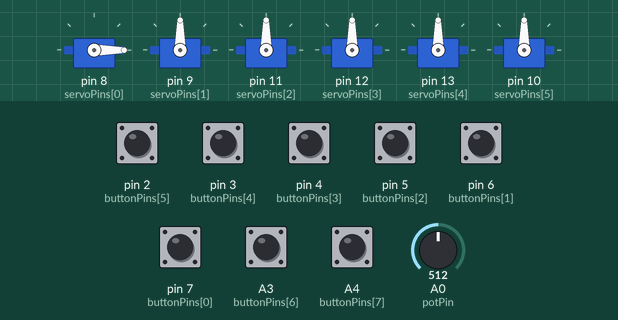
This sketch was run on a simulated Arduino Uno, built with avr-gcc and run on an emulated ATmega328P. Parts: 6 × servo. The test bench sets the inputs (shaded band); at power-on: A3 (buttonPins[6]), A4 (buttonPins[7]), pin 2 (buttonPins[5]), pin 3 (buttonPins[4]), pin 4 (buttonPins[3]), pin 5 (buttonPins[2]), pin 6 (buttonPins[1]), pin 7 (buttonPins[0]) LOW, A0 (potPin) = 512.

Above: at 1.2 s.
1.3 s: pin 2 (buttonPins[5]) pulled HIGH for 1 s
At 3.1 s:
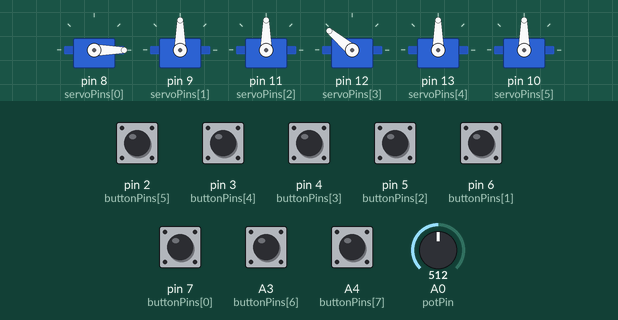
3.8 s: pin 6 (buttonPins[1]) pulled HIGH for 1 s
At 5.9 s:
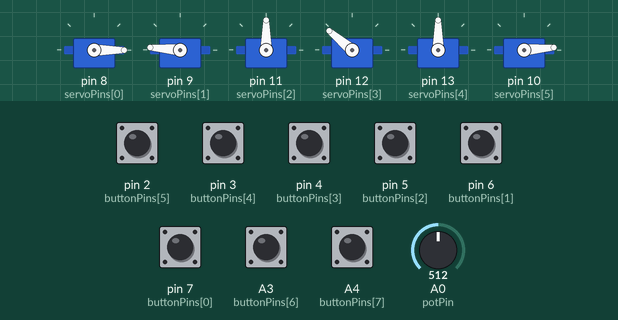
6.3 s: A3 (buttonPins[6]) pulled HIGH for 1 s
At 8.2 s:
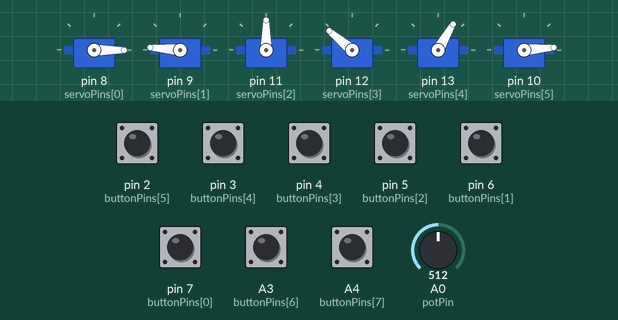
8.8 s: A0 (potPin) set to 716
At 10.0 s:
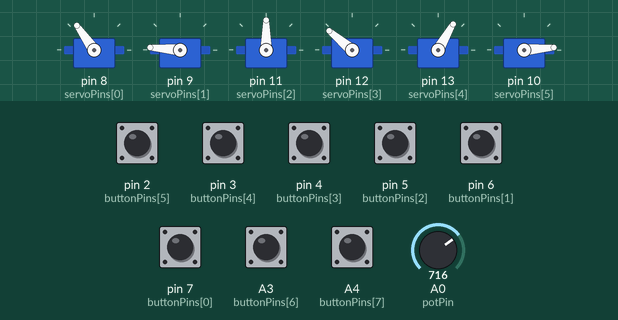
10.3 s: pin 3 (buttonPins[4]) pulled HIGH for 0.15 s
At 11.6 s:
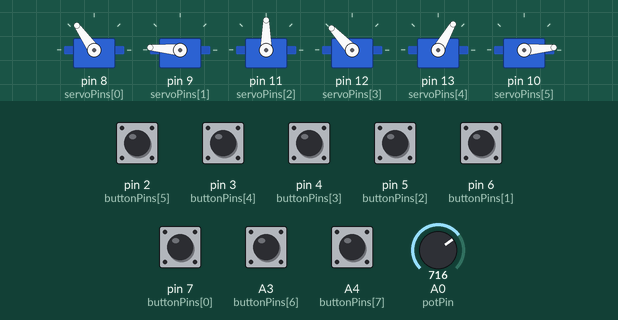
11.9 s: pin 4 (buttonPins[3]) pulled HIGH for 1 s
At 14.2 s:
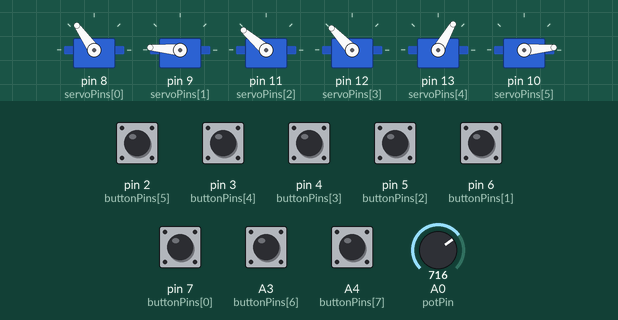
Timing chart, 0 to 15.4 s (numbered marks = the images above; inputs shaded):
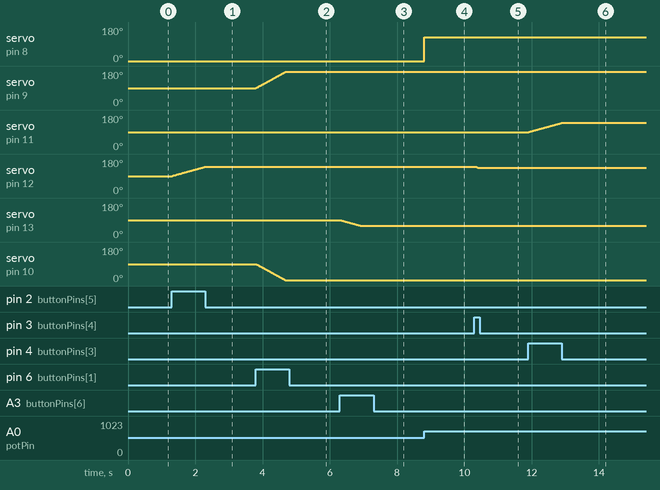

The sketch:

robotic_arm_servo_array_v1.ino
```cpp
#include <Servo.h>

const int Delay = 10;
const int potPin = A0;
int potState, potStatePrev;

// Servo setup
Servo servos[6];
int positions[6] = {0, 90, 90, 90, 90, 120};  // base, lower, mid, upper, grip

// Servo pin assignments
const int servoPins[6] = {8, 9, 11, 12, 13, 10}; // last one (10) used for lower2 mirror

// Button pins: {down1, up1, down2, up2, ...}
const int buttonPins[8] = {7, 6, 5, 4, 3, 2, A3, A4};

// Helper to read all buttons
int buttonStates[8];

void setup() {
  for (int i = 0; i < 8; i++) pinMode(buttonPins[i], INPUT);

  // Attach servos
  servos[0].attach(servoPins[0], 600, 2100);  // base
  servos[1].attach(servoPins[1], 600, 2100);  // lower1
  servos[2].attach(servoPins[2], 600, 2100);  // mid
  servos[3].attach(servoPins[3], 600, 2100);  // upper
  servos[4].attach(servoPins[4], 600, 2400);  // grip
  servos[5].attach(servoPins[5], 600, 2100);  // lower2 (mirror)

  updateServos();
  potState = analogRead(potPin);
  potStatePrev = potState;
}

void loop() {
  potState = analogRead(potPin);

  if (potState != potStatePrev) {
    positions[0] = map(potState, 0, 1023, 0, 179);  // base
    servos[0].write(positions[0]);
    delay(Delay);
    potStatePrev = potState;
  }

  // Read buttons
  for (int i = 0; i < 8; i++) {
    buttonStates[i] = digitalRead(buttonPins[i]);
  }

  // Dual servo (lower1 & lower2)
  adjustDualServo(1, 5, buttonStates[0], buttonStates[1]); // lower joint

  // Single servos: mid, upper, grip
  adjustServo(2, buttonStates[2], buttonStates[3]);  // mid
  adjustServo(3, buttonStates[4], buttonStates[5]);  // upper
  adjustServo(4, buttonStates[6], buttonStates[7], 60);  // grip, min=60
}

void updateServos() {
  for (int i = 0; i < 5; i++) {
    servos[i].write(positions[i]);
  }
  servos[5].write(180 - positions[1]);  // lower2 mirrors lower1
}

// Single servo control
void adjustServo(int index, int down, int up, int minVal = 0, int maxVal = 180) {
  if (up == HIGH) {
    positions[index]++;
    if (positions[index] > maxVal) positions[index] = maxVal;
    servos[index].write(positions[index]);
    delay(Delay);
  }
  if (down == HIGH) {
    positions[index]--;
    if (positions[index] < minVal) positions[index] = minVal;
    servos[index].write(positions[index]);
    delay(Delay);
  }
}

// Dual servo control (for lower1 + lower2 mirror)
void adjustDualServo(int index, int mirrorIndex, int down, int up, int minVal = 4, int maxVal = 175) {
  if (up == HIGH) {
    positions[index]++;
    if (positions[index] > maxVal) positions[index] = maxVal;
  }
  if (down == HIGH) {
    positions[index]--;
    if (positions[index] < minVal) positions[index] = minVal;
  }
  servos[index].write(positions[index]);
  servos[mirrorIndex].write(180 - positions[index]);
  delay(Delay);
}
```

Measured:
- after the input at 1.3 s, servo on pin 12 (servoPins[3]): moves from 90° to 140° over 1.0 s, starting at once
- after the input at 3.8 s, servo on pin 9 (servoPins[1]): moves from 90° to 175° over 0.87 s, starting at once; servo on pin 10 (servoPins[5]): moves from 90° to 5° over 0.87 s, starting at once
- after the input at 6.3 s, servo on pin 13 (servoPins[4]): moves from 90° to 60° over 0.59 s, starting at once
- after the input at 8.8 s, servo on pin 8 (servoPins[0]): 0° → 125° at once
- after the input at 10.3 s, servo on pin 12 (servoPins[3]): 140° → 133° at once
- after the input at 11.9 s, servo on pin 11 (servoPins[2]): moves from 90° to 139° over 0.98 s, starting at once
